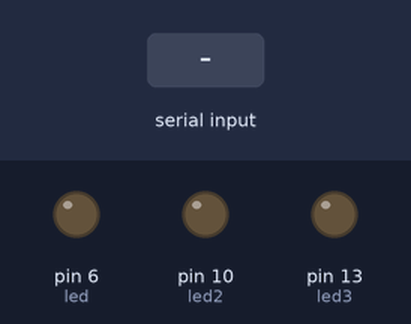
The sketch below on a simulated Arduino Uno, built with avr-gcc and run on an emulated ATmega328P. On the bench: output pins drawn as LEDs (lit = HIGH). Inputs (shaded band) come from the test bench.

Above: at 1.2 s.
1.3 s: "a" received over Serial
At 1.7 s:
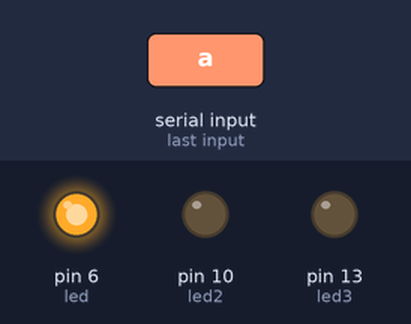
2.8 s: "b" received over Serial
At 4.0 s:
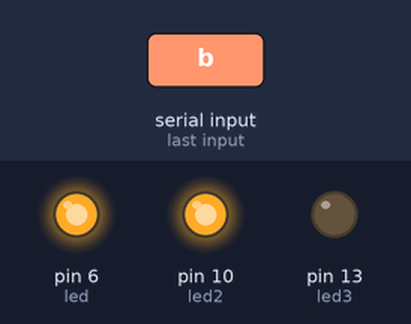
4.3 s: "A" received over Serial
At 5.1 s:
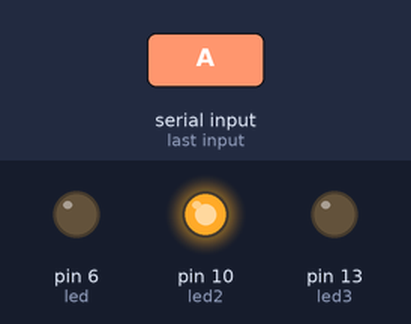
5.8 s: "c" received over Serial
At 6.3 s:
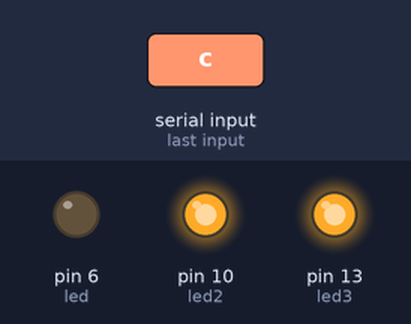
7.3 s: "B" received over Serial
At 8.5 s:
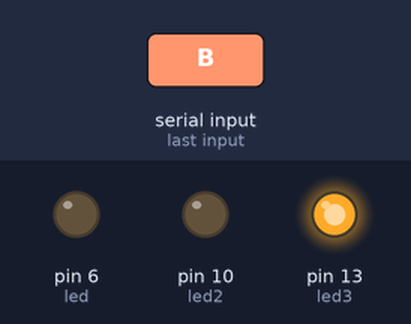
8.8 s: "C" received over Serial
At 9.8 s:
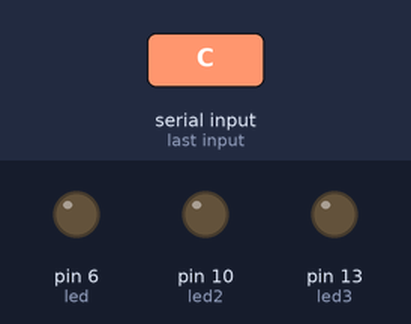
Timing chart, 0 to 11.3 s (numbered marks = the images above; inputs shaded):
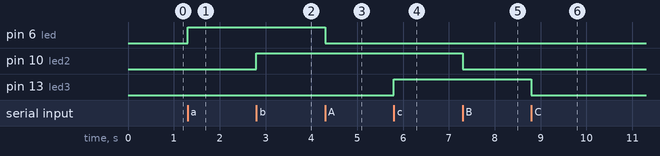

Measured:
- after the input at 1.3 s, pin 6 (led): LOW → HIGH at once
- after the input at 2.8 s, pin 10 (led2): LOW → HIGH at once
- after the input at 4.3 s, pin 6 (led): HIGH → LOW at once
- after the input at 5.8 s, pin 13 (led3): LOW → HIGH at once
- after the input at 7.3 s, pin 10 (led2): HIGH → LOW at once
- after the input at 8.8 s, pin 13 (led3): HIGH → LOW at once

The sketch:

Zigbee_CONTROLE_DE_LEDS.ino
```cpp
/* INSTITUTO FEDERAL DE GOIAS - IFG CAMPUS GOIANIA
 FUNÇÃO: Xbee arduimo
 ESTAGIARIO: RHYAN ROBERTO FERREIRA SANTOS
 DATA: 20/12/2022
*/


//Controle das leds
int led = 6; //led vermelho
int led2 = 10; //led amarelo
int led3 = 13; //led verde
char comando;

void setup() {

  pinMode(led, OUTPUT);
  pinMode(led2, OUTPUT);
  pinMode(led3, OUTPUT);
  Serial.begin(9600);
}


void loop() {

  if(Serial.available()>0){
   comando= Serial.read();

    switch (comando)
{
   case 'A':
     digitalWrite(led, LOW);
   break;

   case 'a':
      digitalWrite(led, HIGH);
   break;

   case 'B':
      digitalWrite(led2, LOW);
   break;

   case 'b':
      digitalWrite(led2, HIGH);
   break;

   case 'C':
      digitalWrite(led3, LOW);
   break;

   case 'c':
      digitalWrite(led3, HIGH);
   break;

   default:
   break;
}
  }
}
```
